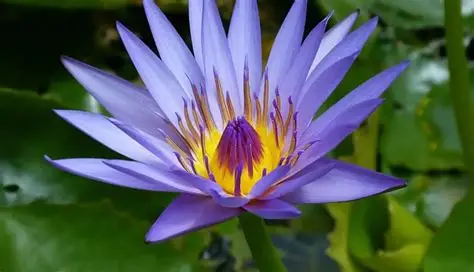
#> input picture Praktikum_5/bunga.jpg, 474 x 272 px
$ python contoh.py
#> lines starting #> are read from the running program, lines starting #| are printed output that depends on the picture
# Latihan 1: Membaca dan Menampilkan Citra dengan OpenCV
import cv2
import matplotlib.pyplot as plt
import numpy as np

# Baca citra
img_bgr = cv2.imread('bunga.jpg')
#> img_bgr is the input picture: shape (272, 474, 3); mean B, G, R 85.3, 91.9, 81.2
if img_bgr is None:
    print("File tidak ditemukan!")
    exit()

# Informasi
h, w, c = img_bgr.shape
#> h = 272; w = 474; c = 3
print(f"Dimensi: {w} x {h}")
#| Dimensi: 474 x 272
print(f"Jumlah saluran: {c}")
#| Jumlah saluran: 3

# Tampilkan dengan OpenCV (jendela terpisah)
cv2.imshow('BGR (OpenCV)', img_bgr)
cv2.waitKey(0)
cv2.destroyAllWindows()

# Latihan 2: Menampilkan Citra dengan Matplotlib
# Konversi BGR ke RGB
img_rgb = cv2.cvtColor(img_bgr, cv2.COLOR_BGR2RGB)

# Tampilkan dengan Matplotlib
plt.imshow(img_rgb)
plt.title('Citra RGB (Matplotlib)')
plt.axis('off')
plt.show()

# Latihan 3: Konversi ke Grayscale
# Konversi ke grayscale
img_gray = cv2.cvtColor(img_bgr, cv2.COLOR_BGR2GRAY)
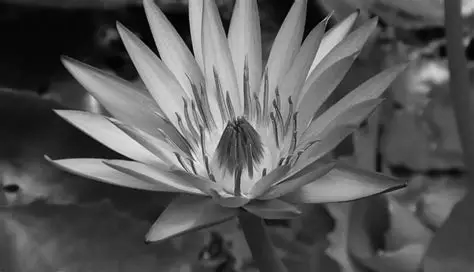
#> img_gray: shape (272, 474); min 0, max 243, mean 88

# Tampilkan dengan Matplotlib (perlu cmap='gray')
plt.imshow(img_gray, cmap='gray')
plt.title('Grayscale (OpenCV)')
plt.axis('off')
plt.show()

print(f"Dimensi grayscale: {img_gray.shape}")  # (h, w) tanpa channel
#| Dimensi grayscale: (272, 474)

# Latihan 4: Konversi Grayscale Manual
# Pastikan citra dalam format RGB (bukan BGR)
# Konversi ke float agar perhitungan akurat
img_rgb_float = img_rgb.astype(np.float32)

# Hitung grayscale manual dengan bobot
R = img_rgb_float[:, :, 0]
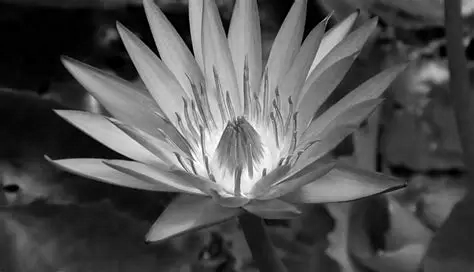
#> R: shape (272, 474) float32; min 0, max 255, mean 81.2
G = img_rgb_float[:, :, 1]
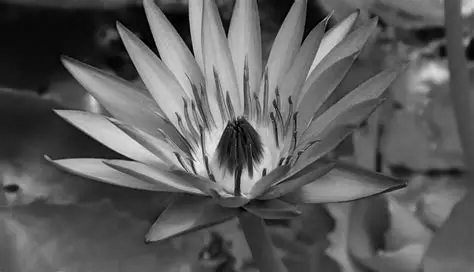
#> G: shape (272, 474) float32; min 0, max 244, mean 91.9
B = img_rgb_float[:, :, 2]
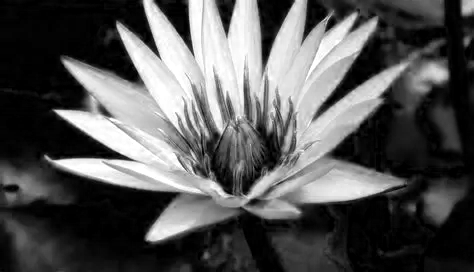
#> B: shape (272, 474) float32; min 0, max 255, mean 85.3

gray_manual = 0.299 * R + 0.587 * G + 0.114 * B
gray_manual = gray_manual.astype(np.uint8)

# Bandingkan dengan hasil OpenCV
plt.figure(figsize=(12, 5))
plt.subplot(1, 2, 1)
plt.imshow(img_gray, cmap='gray')
plt.title('Grayscale (OpenCV)')
plt.axis('off')

plt.subplot(1, 2, 2)
plt.imshow(gray_manual, cmap='gray')
plt.title('Grayscale (Manual)')
plt.axis('off')
plt.tight_layout()
plt.show()

# Periksa apakah hasil sama
diff = np.abs(img_gray.astype(np.int16) - gray_manual.astype(np.int16))
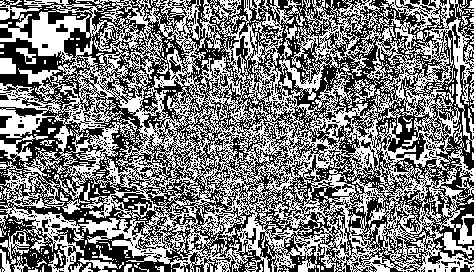
#> diff: shape (272, 474) int16; values 0 (black) and 1 (white), 48.9% white in thin lines or dots
print(f"Perbedaan maksimum antara kedua metode: {np.max(diff)}")
#| Perbedaan maksimum antara kedua metode: 1

# Latihan 5: Menyimpan Citra
cv2.imwrite('bunga_grayscale.jpg', img_gray)
print("Citra grayscale disimpan sebagai 'bunga_grayscale.jpg'")

$ run again, with Praktikum_5/Pemandangan2.jpg copied over Praktikum_5/bunga.jpg
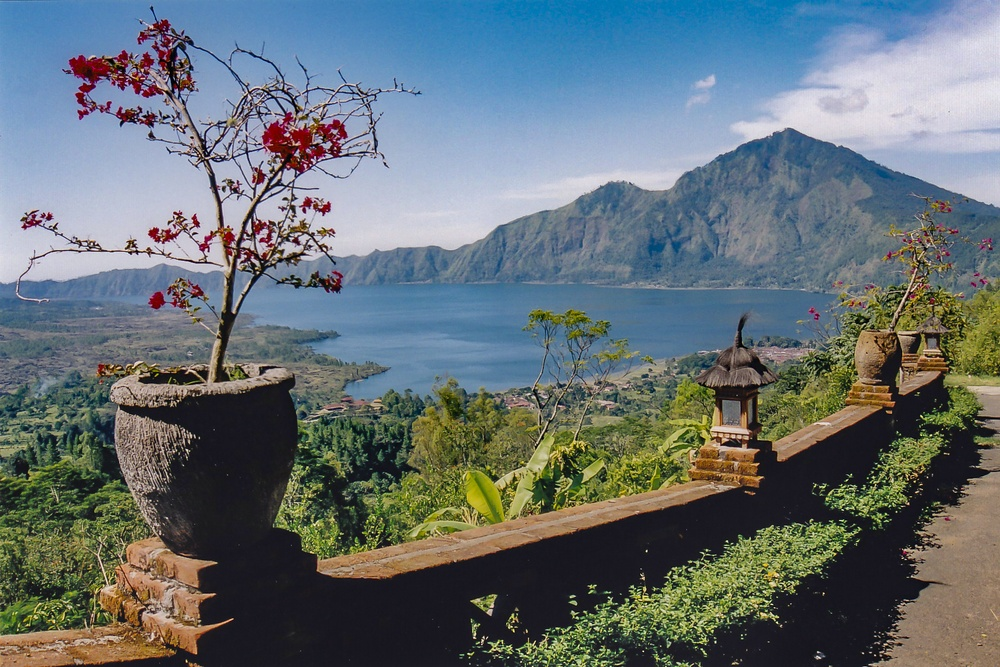
#> input picture Praktikum_5/Pemandangan2.jpg, 1000 x 667 px, shrunk from 1776 x 1184 before the run
#> img_bgr is the input picture: shape (667, 1000, 3); mean B, G, R 115.9, 111.8, 101.2
#| Dimensi: 1000 x 667
#| Jumlah saluran: 3
#| Dimensi grayscale: (667, 1000)
#> `B = img_rgb_float[:, :, 2]`:
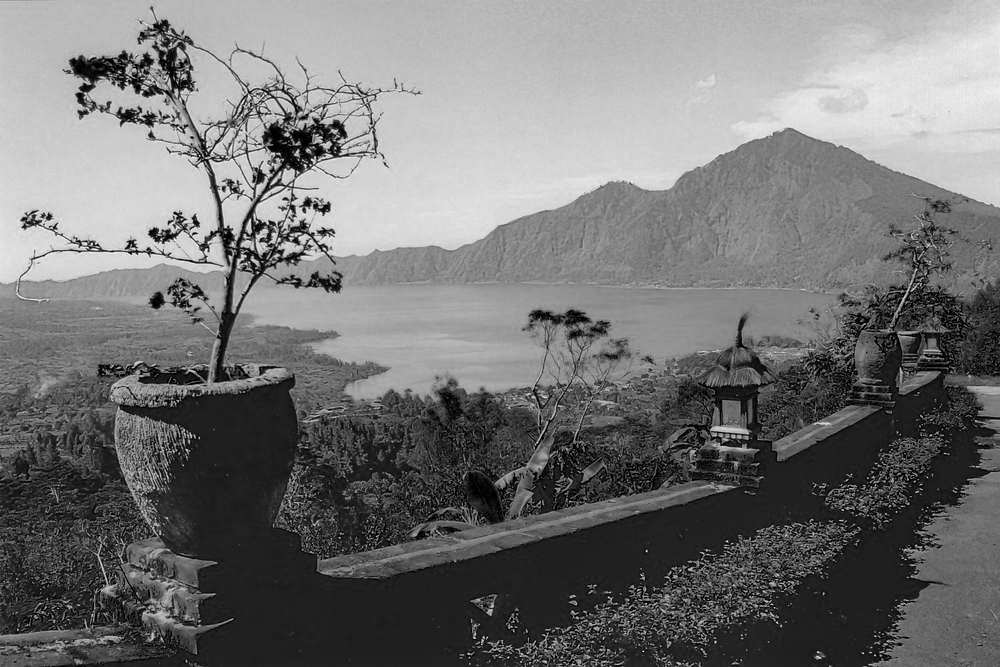
#> B: shape (667, 1000) float32; min 0, max 255, mean 115.9
#> `diff = np.abs(img_gray.astype(np.int16) - gray_manual.astype(np.int16))`:
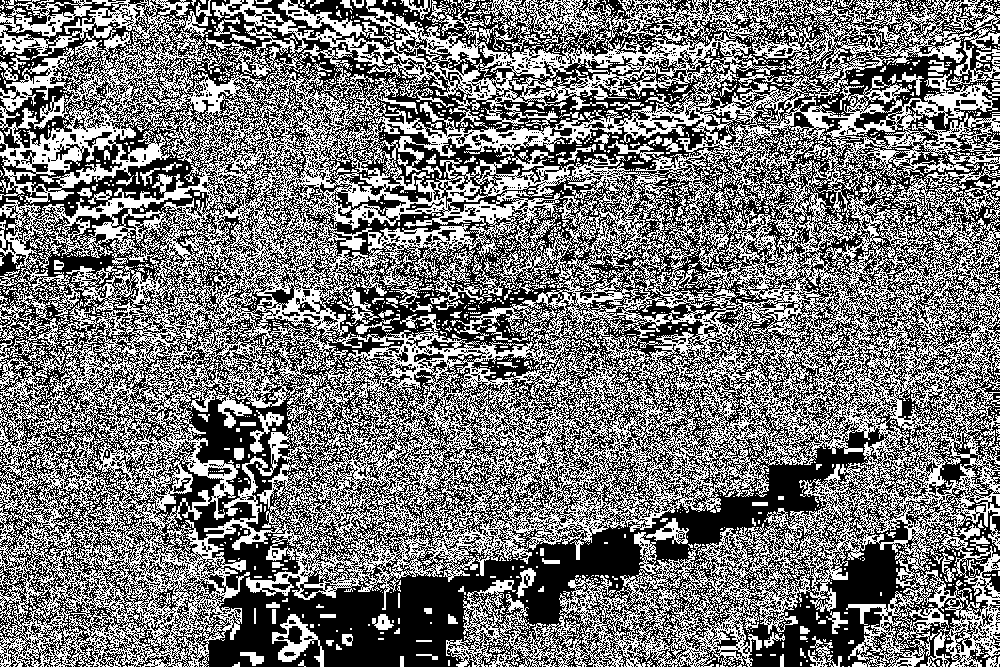
#> diff: shape (667, 1000) int16; values 0 (black) and 1 (white), 46.7% white in thin lines or dots
#| Perbedaan maksimum antara kedua metode: 1

$ run again, with Praktikum_5/pemandangan.jpg copied over Praktikum_5/bunga.jpg
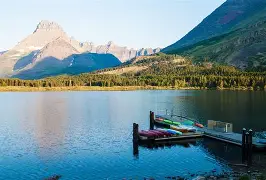
#> input picture Praktikum_5/pemandangan.jpg, 266 x 180 px
#> img_bgr is the input picture: shape (180, 266, 3); mean B, G, R 150.2, 142, 112.6
#| Dimensi: 266 x 180
#| Jumlah saluran: 3
#| Dimensi grayscale: (180, 266)
#> `B = img_rgb_float[:, :, 2]`:
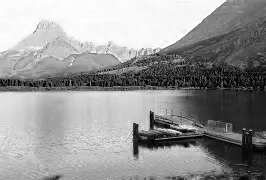
#> B: shape (180, 266) float32; min 0, max 255, mean 150.2
#> `diff = np.abs(img_gray.astype(np.int16) - gray_manual.astype(np.int16))`:
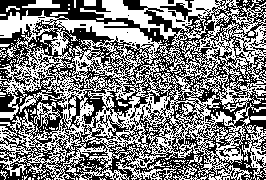
#> diff: shape (180, 266) int16; values 0 (black) and 1 (white), 50.2% white; black in thin lines or dots
#| Perbedaan maksimum antara kedua metode: 1
